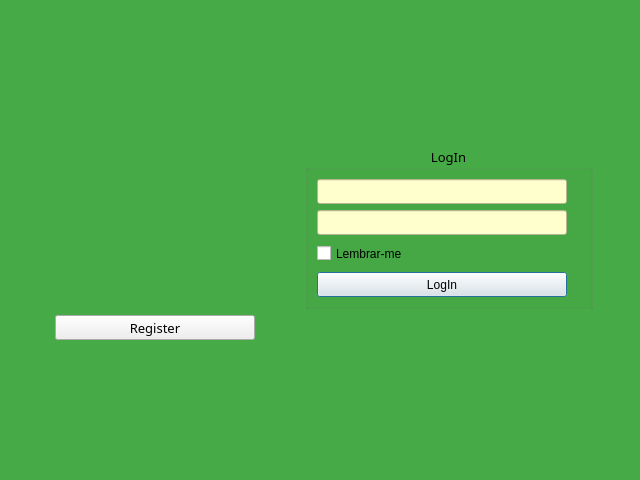
<?xml version="1.0" encoding="UTF-8"?>
<ui version="4.0">
 <class>StartWindow</class>
 <widget class="QDialog" name="StartWindow">
  <property name="windowModality">
   <enum>Qt::WindowModal</enum>
  </property>
  <property name="geometry">
   <rect>
    <x>0</x>
    <y>0</y>
    <width>640</width>
    <height>480</height>
   </rect>
  </property>
  <property name="sizePolicy">
   <sizepolicy hsizetype="Fixed" vsizetype="Fixed">
    <horstretch>0</horstretch>
    <verstretch>0</verstretch>
   </sizepolicy>
  </property>
  <property name="minimumSize">
   <size>
    <width>640</width>
    <height>480</height>
   </size>
  </property>
  <property name="maximumSize">
   <size>
    <width>880</width>
    <height>480</height>
   </size>
  </property>
  <property name="font">
   <font>
    <family>Century Gothic</family>
    <pointsize>10</pointsize>
    <weight>50</weight>
    <italic>false</italic>
    <bold>false</bold>
   </font>
  </property>
  <property name="contextMenuPolicy">
   <enum>Qt::NoContextMenu</enum>
  </property>
  <property name="windowTitle">
   <string>Login</string>
  </property>
  <property name="layoutDirection">
   <enum>Qt::LeftToRight</enum>
  </property>
  <property name="styleSheet">
   <string notr="true">*{
font: 10pt &quot;Century Gothic&quot;;
}
QDialog#StartWindow{
background-color:rgb(70, 170, 70);
}</string>
  </property>
  <layout class="QGridLayout" name="gridLayout_2">
   <item row="2" column="1">
    <widget class="QGroupBox" name="LoginBox">
     <property name="sizePolicy">
      <sizepolicy hsizetype="Preferred" vsizetype="Maximum">
       <horstretch>0</horstretch>
       <verstretch>0</verstretch>
      </sizepolicy>
     </property>
     <property name="layoutDirection">
      <enum>Qt::LeftToRight</enum>
     </property>
     <property name="styleSheet">
      <string notr="true">background:none;
</string>
     </property>
     <property name="title">
      <string>LogIn</string>
     </property>
     <property name="alignment">
      <set>Qt::AlignCenter</set>
     </property>
     <property name="flat">
      <bool>false</bool>
     </property>
     <property name="checkable">
      <bool>false</bool>
     </property>
     <layout class="QVBoxLayout" name="verticalLayout_3">
      <item>
       <widget class="QLineEdit" name="UserNameEdit">
        <property name="sizePolicy">
         <sizepolicy hsizetype="MinimumExpanding" vsizetype="Fixed">
          <horstretch>0</horstretch>
          <verstretch>0</verstretch>
         </sizepolicy>
        </property>
        <property name="minimumSize">
         <size>
          <width>200</width>
          <height>25</height>
         </size>
        </property>
        <property name="maximumSize">
         <size>
          <width>250</width>
          <height>25</height>
         </size>
        </property>
        <property name="styleSheet">
         <string notr="true">background-color: rgb(255, 255, 205);</string>
        </property>
       </widget>
      </item>
      <item>
       <widget class="QLineEdit" name="PasswordEdit">
        <property name="sizePolicy">
         <sizepolicy hsizetype="MinimumExpanding" vsizetype="Fixed">
          <horstretch>0</horstretch>
          <verstretch>0</verstretch>
         </sizepolicy>
        </property>
        <property name="minimumSize">
         <size>
          <width>200</width>
          <height>25</height>
         </size>
        </property>
        <property name="maximumSize">
         <size>
          <width>250</width>
          <height>25</height>
         </size>
        </property>
        <property name="layoutDirection">
         <enum>Qt::LeftToRight</enum>
        </property>
        <property name="styleSheet">
         <string notr="true">background-color: rgb(255, 255, 205);</string>
        </property>
       </widget>
      </item>
      <item>
       <widget class="QCheckBox" name="RememberCheck">
        <property name="sizePolicy">
         <sizepolicy hsizetype="MinimumExpanding" vsizetype="Fixed">
          <horstretch>0</horstretch>
          <verstretch>0</verstretch>
         </sizepolicy>
        </property>
        <property name="minimumSize">
         <size>
          <width>200</width>
          <height>25</height>
         </size>
        </property>
        <property name="maximumSize">
         <size>
          <width>250</width>
          <height>25</height>
         </size>
        </property>
        <property name="layoutDirection">
         <enum>Qt::LeftToRight</enum>
        </property>
        <property name="styleSheet">
         <string notr="true">background: none;</string>
        </property>
        <property name="text">
         <string>Lembrar-me</string>
        </property>
        <property name="tristate">
         <bool>false</bool>
        </property>
       </widget>
      </item>
      <item>
       <widget class="QPushButton" name="LogInButton">
        <property name="sizePolicy">
         <sizepolicy hsizetype="MinimumExpanding" vsizetype="Fixed">
          <horstretch>0</horstretch>
          <verstretch>0</verstretch>
         </sizepolicy>
        </property>
        <property name="minimumSize">
         <size>
          <width>200</width>
          <height>25</height>
         </size>
        </property>
        <property name="maximumSize">
         <size>
          <width>250</width>
          <height>25</height>
         </size>
        </property>
        <property name="text">
         <string>LogIn</string>
        </property>
       </widget>
      </item>
     </layout>
    </widget>
   </item>
   <item row="6" column="1">
    <spacer name="verticalSpacer_2">
     <property name="orientation">
      <enum>Qt::Vertical</enum>
     </property>
     <property name="sizeHint" stdset="0">
      <size>
       <width>20</width>
       <height>40</height>
      </size>
     </property>
    </spacer>
   </item>
   <item row="0" column="1">
    <spacer name="verticalSpacer">
     <property name="orientation">
      <enum>Qt::Vertical</enum>
     </property>
     <property name="sizeHint" stdset="0">
      <size>
       <width>20</width>
       <height>40</height>
      </size>
     </property>
    </spacer>
   </item>
   <item row="2" column="0">
    <widget class="QLabel" name="Logo">
     <property name="sizePolicy">
      <sizepolicy hsizetype="Expanding" vsizetype="Expanding">
       <horstretch>0</horstretch>
       <verstretch>0</verstretch>
      </sizepolicy>
     </property>
     <property name="styleSheet">
      <string notr="true">background: none;</string>
     </property>
     <property name="text">
      <string/>
     </property>
     <property name="pixmap">
      <pixmap resource="resources.qrc">:/Logos/MusicLogo</pixmap>
     </property>
     <property name="scaledContents">
      <bool>false</bool>
     </property>
     <property name="alignment">
      <set>Qt::AlignCenter</set>
     </property>
     <property name="wordWrap">
      <bool>false</bool>
     </property>
    </widget>
   </item>
   <item row="0" column="3">
    <widget class="QPushButton" name="DBSettings">
     <property name="sizePolicy">
      <sizepolicy hsizetype="Fixed" vsizetype="Fixed">
       <horstretch>0</horstretch>
       <verstretch>0</verstretch>
      </sizepolicy>
     </property>
     <property name="minimumSize">
      <size>
       <width>30</width>
       <height>30</height>
      </size>
     </property>
     <property name="maximumSize">
      <size>
       <width>30</width>
       <height>30</height>
      </size>
     </property>
     <property name="toolTip">
      <string>Change Database Connection Settings</string>
     </property>
     <property name="styleSheet">
      <string notr="true">border: none;
background: none;
</string>
     </property>
     <property name="text">
      <string/>
     </property>
     <property name="icon">
      <iconset resource="resources.qrc">
       <normaloff>:/Icons/DBSettingsLogo</normaloff>:/Icons/DBSettingsLogo</iconset>
     </property>
     <property name="iconSize">
      <size>
       <width>40</width>
       <height>40</height>
      </size>
     </property>
    </widget>
   </item>
   <item row="3" column="0" alignment="Qt::AlignHCenter">
    <widget class="QPushButton" name="RegisterButton">
     <property name="sizePolicy">
      <sizepolicy hsizetype="MinimumExpanding" vsizetype="Fixed">
       <horstretch>0</horstretch>
       <verstretch>0</verstretch>
      </sizepolicy>
     </property>
     <property name="minimumSize">
      <size>
       <width>200</width>
       <height>25</height>
      </size>
     </property>
     <property name="maximumSize">
      <size>
       <width>200</width>
       <height>25</height>
      </size>
     </property>
     <property name="layoutDirection">
      <enum>Qt::LeftToRight</enum>
     </property>
     <property name="text">
      <string>Register</string>
     </property>
    </widget>
   </item>
  </layout>
 </widget>
 <resources>
  <include location="resources.qrc"/>
 </resources>
 <connections/>
</ui>
